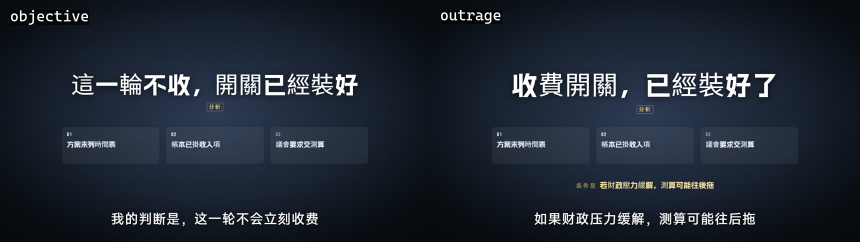
#> input picture examples/style-variants.jpg, 1720 x 484 px (shown at 1/2 size)
$ python pick_accent.py ../examples/style-variants.jpg
#> lines starting #> are read from the running program, lines starting #| are printed output that depends on the picture
# -*- coding: utf-8 -*-
"""从一帧画面里挑强调色（给 KIT_VPRO.theme({accent}) 用）：python pick_accent.py <图> [<图> ...]
有口播：给她的一两帧（assets/clips/host/0100.jpg）。没有口播：给主图。
做法：看画面中间偏下那一块（她的衣服一般在这），把有颜色的像素按色相分堆，报最大的三堆；
每堆给一个"原色"和一个"能当强调色用的"（提亮、饱和度拉到够在深色卡上看清）。挑和主体最贴的那个，不要挑肤色和木头色（橙棕）。"""
import sys, colorsys
import numpy as np
from PIL import Image


def pick(path):
#> called with path = '../examples/style-variants.jpg'
    im = Image.open(path).convert('RGB'); im.thumbnail((480, 480)); a = np.asarray(im, np.float32) / 255
#> in pick, im is the input picture: PIL image 1720x484 RGB; mean R, G, B 32.2, 40, 51.6
#> after `im.thumbnail((480, 480))`:
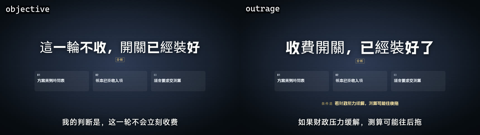
#> im: PIL image 480x135 RGB; mean R, G, B 32.2, 40, 51.6
    h, w, _ = a.shape; reg = a[int(h * .42):int(h * .9), int(w * .2):int(w * .8)].reshape(-1, 3)
#> after `h, w, _ = a.shape`: h = 135; w = 480
    hsv = np.array([colorsys.rgb_to_hsv(*p) for p in reg[::3]])
    keep = hsv[(hsv[:, 1] > .14) & (hsv[:, 2] > .22) & (hsv[:, 2] < .95)]
#> keep = 2686 rows, first 8: [0.61, 0.486, 0.282], [0.61, 0.486, 0.282], [0.608, 0.479, 0.278], [0.608, 0.472, 0.282], [0.608, 0.459, 0.29], [0.61, 0.467, 0.294], [0.607, 0.488, 0.314], [0.604, 0.468, 0.31]
    if len(keep) < 50: return []
    bins = (keep[:, 0] * 24).astype(int) % 24; out = []
#> after `bins = (keep[:, 0] * 24).astype(int) % 24`: bins = 2686 values, max 14 at index 0, min 2 at index 179, mean 13.79
    for b in np.argsort(-np.bincount(bins, weights=keep[:, 1], minlength=24))[:3]:
        g = keep[bins == b]; share = len(g) / len(keep)
        if share < .06: continue
        hh, ss, vv = np.median(g[:, 0]), np.median(g[:, 1]), np.median(g[:, 2])
        ha = hh + (.67 - hh) * .6 if .70 < hh < .95 else hh          # 紫红往蓝紫收一档：参考片的强调色偏冷，粉紫显得甜
        raw = colorsys.hsv_to_rgb(hh, ss, vv); acc = colorsys.hsv_to_rgb(ha, min(.62, max(.42, ss * 1.5)), .93)
        hx = lambda c: '#' + ''.join(f'{round(x * 255):02x}' for x in c)
        skin = .02 < hh < .12
        out.append((share, hx(raw), hx(acc), '（像肤色或木头色，一般不选）' if skin else ''))
#> this loop made 3 passes
#> (b, share, hh, ss, vv, ha, raw, acc) on pass 1: (14, 0.98, 0.608, 0.408, 0.282, 0.608, (0.167, 0.208, 0.282), (0.36, 0.562, 0.93))
#> (b, share) on pass 2: (3, 0.0168)
#> after the loop, out = [(0.98, '#2b3548', '#5c8fed', '')]
    return out


for p in sys.argv[1:]:
    print(p)
    for share, raw, acc, note in pick(p) or [(0, '-', '-', '画面里没什么颜色：用默认的 #8a86ee，或自己定一个冷色')]:
        print(f'  占 {share:4.0%}  原色 {raw}  →  强调色 {acc}  {note}')
